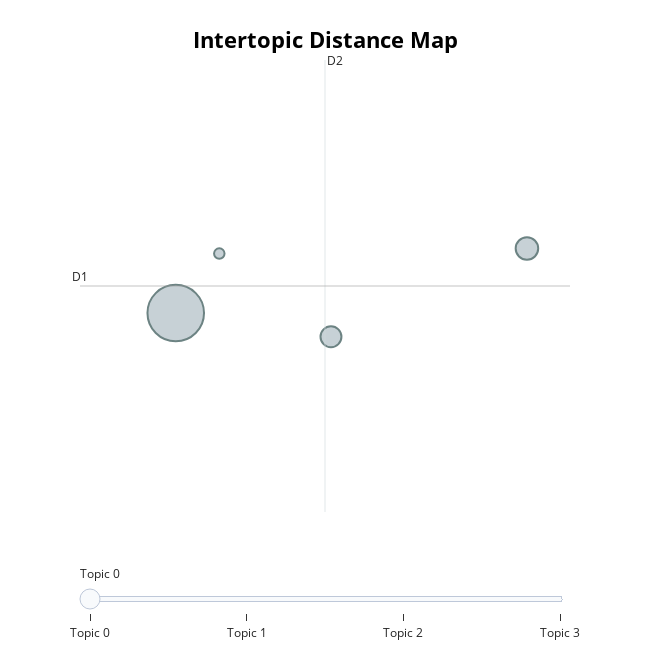

Write notebook code for a chart like this one.
### Markdown cell above
# Model Graphs

### Code cell
topic_model.visualize_topics()

### Figure 1 — Plotly figure (JSON) as saved in the notebook; plotly's stock layout.template omitted (floating-point values rounded to 4 significant figures)
{"data": [{"customdata": [[0, "gun | people | drug |  | ", 2701], [1, "drug | gun |  |  | ", 429], [2, "people | gun |  |  | ", 370], [3, "people | gun | drug |  | ", 93]], "hovertemplate": "<b>Topic %{customdata[0]}</b><br>%{customdata[1]}<br>Size: %{customdata[2]}", "legendgroup": "", "marker": {"color": "#B0BEC5", "line": {"color": "DarkSlateGrey", "width": 2}, "size": [2701, 429, 370, 93], "sizemode": "area", "sizeref": 1.688, "symbol": "circle"}, "mode": "markers", "name": "", "orientation": "v", "showlegend": false, "type": "scatter", "x": [-3.254, -1.464, -2.463, -3.032], "xaxis": "x", "y": [15.65, 16.5, 15.34, 16.43], "yaxis": "y"}], "layout": {"annotations": [{"showarrow": false, "text": "D1", "x": -3.742, "y": 16.0, "yshift": 10}, {"showarrow": false, "text": "D2", "x": -2.493, "xshift": 10, "y": 18.97}], "height": 650, "hoverlabel": {"bgcolor": "white", "font": {"family": "Rockwell", "size": 16}}, "legend": {"itemsizing": "constant", "tracegroupgap": 0}, "margin": {"t": 60}, "shapes": [{"line": {"color": "#CFD8DC", "width": 2}, "type": "line", "x0": -2.493, "x1": -2.493, "y0": 13.04, "y1": 18.97}, {"line": {"color": "#9E9E9E", "width": 2}, "type": "line", "x0": -3.742, "x1": -1.244, "y0": 16.0, "y1": 16.0}], "sliders": [{"active": 0, "pad": {"t": 50}, "steps": [{"args": [{"marker.color": [["red", "#B0BEC5", "#B0BEC5", "#B0BEC5"]]}], "label": "Topic 0", "method": "update"}, {"args": [{"marker.color": [["#B0BEC5", "red", "#B0BEC5", "#B0BEC5"]]}], "label": "Topic 1", "method": "update"}, {"args": [{"marker.color": [["#B0BEC5", "#B0BEC5", "red", "#B0BEC5"]]}], "label": "Topic 2", "method": "update"}, {"args": [{"marker.color": [["#B0BEC5", "#B0BEC5", "#B0BEC5", "red"]]}], "label": "Topic 3", "method": "update"}]}], "title": {"font": {"color": "Black", "size": 22}, "text": "<b>Intertopic Distance Map</b>", "x": 0.5, "xanchor": "center", "y": 0.95, "yanchor": "top"}, "width": 650, "xaxis": {"anchor": "y", "domain": [0, 1], "range": [-3.742, -1.244], "title": {"text": ""}, "visible": false}, "yaxis": {"anchor": "x", "domain": [0, 1], "range": [13.04, 18.97], "title": {"text": ""}, "visible": false}}}
